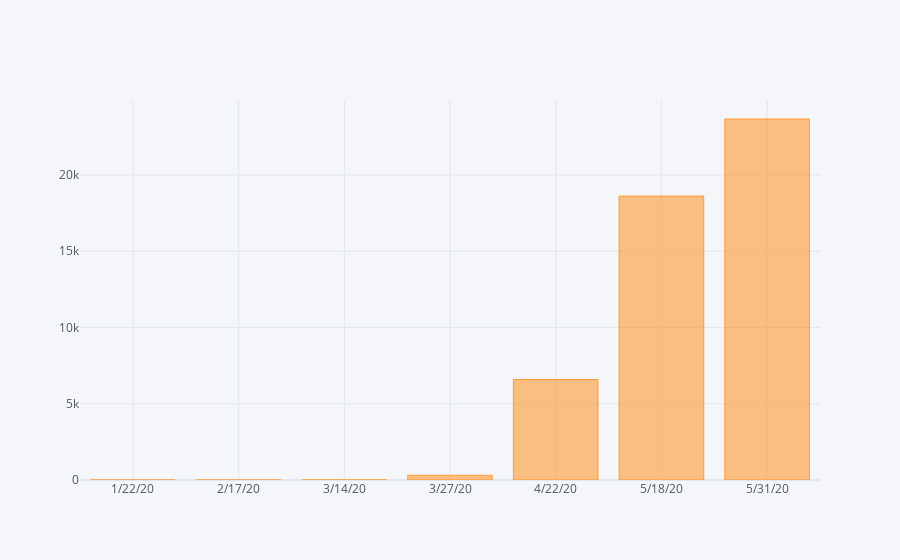

Here is the notebook cell this chart was saved with:
### Code cell
df_uk = pd.DataFrame({'Last_Update':uk_data_to_display["Last_Update"],'Confirmed':uk_data_to_display["Confirmed"]})
df_uk.iplot(kind='bar',x='Last_Update',y='Confirmed')

### Figure 1 — Plotly figure (JSON) as saved in the notebook; plotly's stock layout.template omitted (floating-point values rounded to 4 significant figures)
{"data": [{"marker": {"color": "rgba(255, 153, 51, 0.6)", "line": {"color": "rgba(255, 153, 51, 1.0)", "width": 1}}, "name": "Confirmed", "orientation": "v", "text": "", "type": "bar", "x": ["1/22/20", "2/17/20", "3/14/20", "3/27/20", "4/22/20", "5/18/20", "5/31/20"], "y": [0, 0, 3, 310, 6592, 18616, 23672]}], "layout": {"legend": {"bgcolor": "#F5F6F9", "font": {"color": "#4D5663"}}, "paper_bgcolor": "#F5F6F9", "plot_bgcolor": "#F5F6F9", "title": {"font": {"color": "#4D5663"}}, "xaxis": {"gridcolor": "#E1E5ED", "showgrid": true, "tickfont": {"color": "#4D5663"}, "title": {"font": {"color": "#4D5663"}, "text": ""}, "zerolinecolor": "#E1E5ED"}, "yaxis": {"gridcolor": "#E1E5ED", "showgrid": true, "tickfont": {"color": "#4D5663"}, "title": {"font": {"color": "#4D5663"}, "text": ""}, "zerolinecolor": "#E1E5ED"}}}
